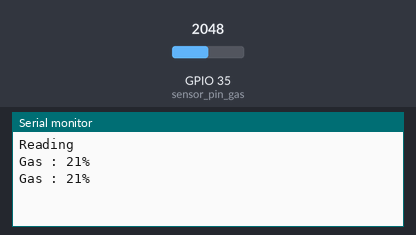
A sketch run on a simulated ESP32. On the bench: the last lines printed to the serial monitor. The test bench sets the inputs (shaded band); at power-on: GPIO 35 (sensor_pin_gas) = 2048.

Above: at 3.2 s.
3.3 s: GPIO 35 (sensor_pin_gas) set to 2866
At 4.4 s:
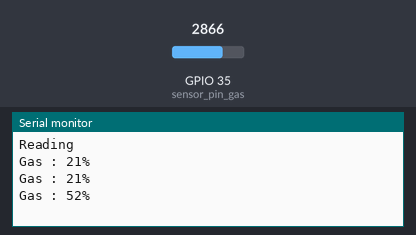
4.8 s: GPIO 35 (sensor_pin_gas) set to 3603
At 5.8 s:
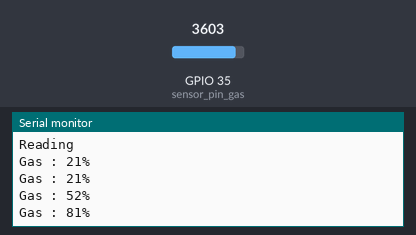
Timing chart, 0 to 7.8 s (numbered marks = the images above; inputs shaded):
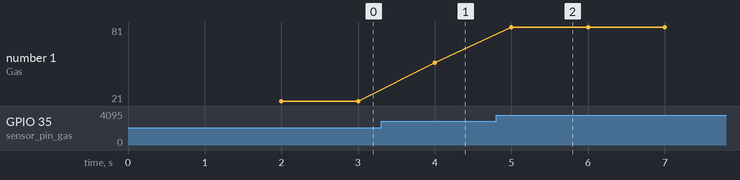

The sketch:

Exp03_GAS.ino
```cpp
#define sensor_pin_gas 35
void setup()
{
  Serial.begin(9600);
  pinMode(sensor_pin_gas, INPUT);
  Serial.println("Reading");
  delay(2000);
}
void loop()
{
  int value_gas= analogRead(sensor_pin_gas);
  value_gas = map(value_gas,1500,4095,0,100);
  Serial.print("Gas : ");
  Serial.print(value_gas);
  Serial.println("%");
  delay(1000);
}
```

Measured:
- after the input at 3.3 s, the serial monitor: prints a new line after 0.70 s (image 1)
- after the input at 4.8 s, the serial monitor: prints a new line after 0.20 s (image 2)
- plotted number 1: 21 → 52 after the input at 3.3 s, 52 → 81 after the input at 4.8 s
